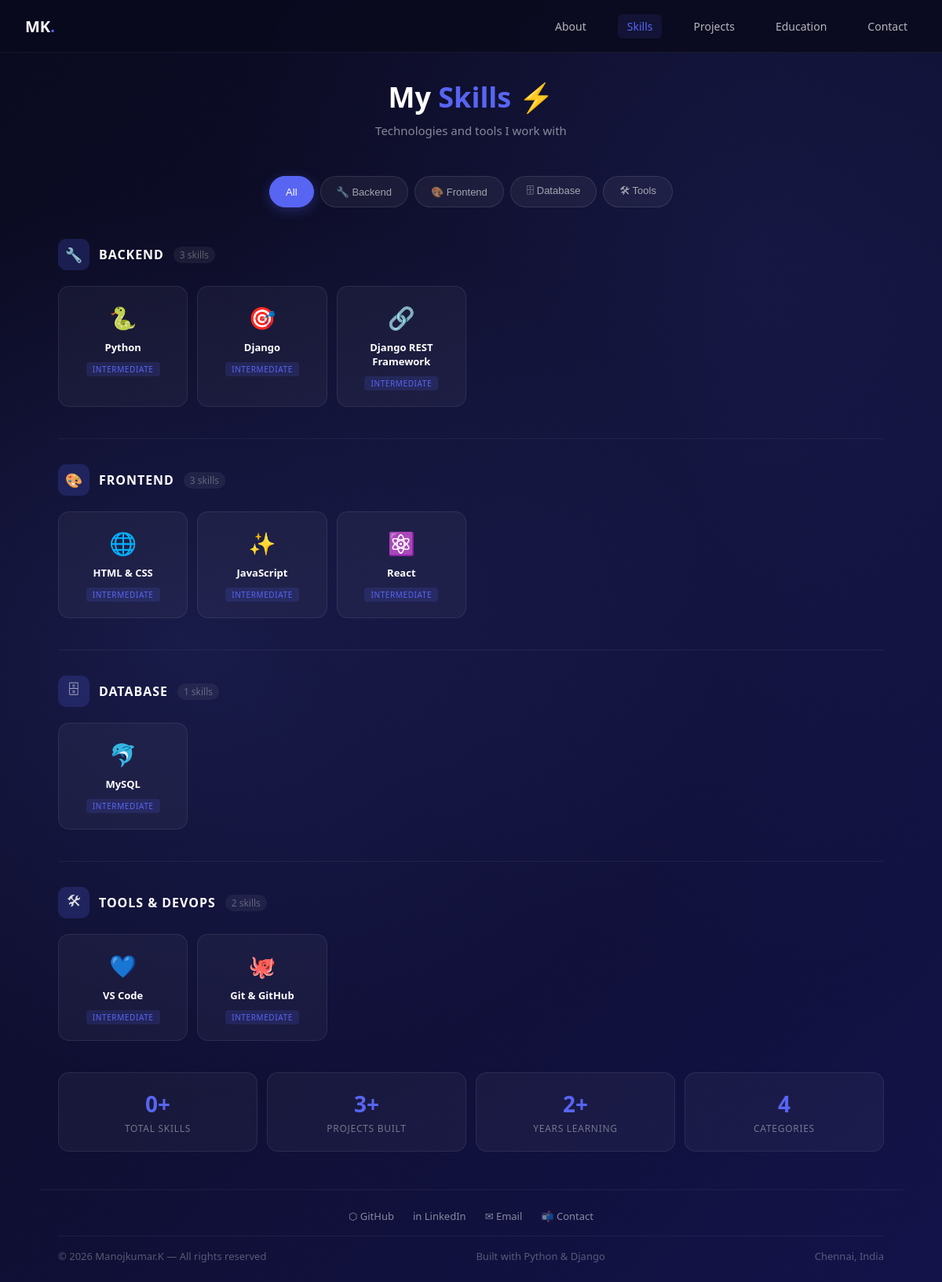
Screenshot of /skills/ with the database file from the repository.
### home/models.py (models this page shows, shortened)
class Skill(models.Model):
    CATEGORY_CHOICES = [
        ('backend','Backend'),
        ('frontend','Frontend'),
        ('database','Database'),
        ('tools','Tools'),
    ]
    name = models.CharField(max_length=100)
    category = models.CharField(max_length=50, choices=CATEGORY_CHOICES)
    order = models.PositiveIntegerField(default=0)
    class Meta:
        ordering = ['order']

class Profile(models.Model):
    name = models.CharField(max_length=100)
    tagline = models.CharField(max_length=200)
    bio = models.TextField()
    location = models.CharField(max_length=100)
    email = models.EmailField(blank=True)
    github = models.URLField(blank=True)
    linkedin = models.URLField(blank=True)
    portfolio_photo = models.ImageField(upload_to='profile/', blank=True, null=True)

### home/views.py (the view)
# urls.py: path('skills/', views.skills, name='skills'),
def skills(request):
    profile = Profile.objects.first()
    skill_set = Skill.objects.all()
    categories = ['backend', 'frontend', 'database', 'tools']
    skill_groups = {cat:skill_set.filter(category=cat) for cat in categories}
    return render(request, 'home/skills.html', {'profile': profile, 'skill_groups': skill_groups})

### home/templates/home/skills.html (shortened to what this page needs)
{% extends 'home/base.html' %}
{% block content %}
<div class="skills-header">
  <h1>My <span>Skills</span> ⚡</h1>
  <p>Technologies and tools I work with</p>
</div>
<div class="category-tabs">
  <button class="tab-btn active" onclick="filterSkills('all')">All</button>
  <button class="tab-btn" onclick="filterSkills('backend')">🔧 Backend</button>
  <button class="tab-btn" onclick="filterSkills('frontend')">🎨 Frontend</button>
  <button class="tab-btn" onclick="filterSkills('database')">🗄 Database</button>
  <button class="tab-btn" onclick="filterSkills('tools')">🛠 Tools</button>
</div>
<div class="skills-section" data-category="backend">
  <div class="skills-section-header">
    <div class="skills-section-icon">🔧</div>
    <div class="skills-section-title">Backend</div>
    <div class="skills-section-count">
      {{ skill_groups.backend|length }} skills
    </div>
  </div>
  <div class="skills-cards-grid">
    {% for skill in skill_groups.backend %}
    <div class="skill-card">
      <div class="skill-card-icon">
        {% if skill.name == 'Python' %}🐍
        {% elif skill.name == 'Django' %}🎯
        {% elif 'REST' in skill.name %}🔗
        {% else %}⚙️{% endif %}
      </div>
      <div class="skill-card-name">{{ skill.name }}</div>
      <div class="skill-card-level">Intermediate</div>
    </div>
    {% endfor %}
  </div>
</div>
<hr class="skills-divider">
<div class="skills-section" data-category="frontend">
  <div class="skills-section-header">
    <div class="skills-section-icon">🎨</div>
    <div class="skills-section-title">Frontend</div>
    <div class="skills-section-count">
      {{ skill_groups.frontend|length }} skills
    </div>
  </div>
  <div class="skills-cards-grid">
    {% for skill in skill_groups.frontend %}
    <div class="skill-card">
      <div class="skill-card-icon">
        {% if skill.name == 'JavaScript' %}✨
        {% elif 'HTML' in skill.name %}🌐
        {% elif skill.name == 'React' %}⚛️
        {% elif skill.name == 'Bootstrap' %}🅱️
        {% else %}🎨{% endif %}
      </div>
      <div class="skill-card-name">{{ skill.name }}</div>
      <div class="skill-card-level">Intermediate</div>
    </div>
    {% endfor %}
  </div>
</div>
<hr class="skills-divider">
<div class="skills-section" data-category="database">
  <div class="skills-section-header">
    <div class="skills-section-icon">🗄</div>
    <div class="skills-section-title">Database</div>
    <div class="skills-section-count">
      {{ skill_groups.database|length }} skills
    </div>
  </div>
  <div class="skills-cards-grid">
    {% for skill in skill_groups.database %}
    <div class="skill-card">
      <div class="skill-card-icon">
        {% if skill.name == 'MySQL' %}🐬
        {% elif skill.name == 'SQLite' %}💾
        {% elif 'Mongo' in skill.name %}🍃
        {% else %}🗄{% endif %}
      </div>
      <div class="skill-card-name">{{ skill.name }}</div>
      <div class="skill-card-level">Intermediate</div>
    </div>
    {% endfor %}
  </div>
</div>
<hr class="skills-divider">
<div class="skills-section" data-category="tools">
  <div class="skills-section-header">
    <div class="skills-section-icon">🛠</div>
    <div class="skills-section-title">Tools & DevOps</div>
    <div class="skills-section-count">
      {{ skill_groups.tools|length }} skills
    </div>
  </div>
  <div class="skills-cards-grid">
    {% for skill in skill_groups.tools %}
    <div class="skill-card">
      <div class="skill-card-icon">
        {% if 'Git' in skill.name %}🐙
        {% elif 'VS' in skill.name %}💙
        {% elif 'Docker' in skill.name %}🐳
        {% elif 'Linux' in skill.name %}🐧
        {% else %}🛠{% endif %}
      </div>
      <div class="skill-card-name">{{ skill.name }}</div>
      <div class="skill-card-level">Intermediate</div>
    </div>
    {% endfor %}
  </div>
</div>
<div class="skills-stats">
  <div class="skill-stat">
    <div class="skill-stat-value">
      {{ skill_groups.backend|length|add:skill_groups.frontend|length|add:skill_groups.database|length|add:skill_groups.tools|length }}+
    </div>
    <div class="skill-stat-label">Total Skills</div>
  </div>
  <div class="skill-stat">
    <div class="skill-stat-value">3+</div>
    <div class="skill-stat-label">Projects Built</div>
  </div>
  <div class="skill-stat">
    <div class="skill-stat-value">2+</div>
    <div class="skill-stat-label">Years Learning</div>
  </div>
  <div class="skill-stat">
    <div class="skill-stat-value">4</div>
    <div class="skill-stat-label">Categories</div>
  </div>
</div>
{% endblock %}

### home/templates/home/base.html (shortened to what this page needs)
<!DOCTYPE html>
<html lang="en">
<head>
</head>
<body>
<div class="stars" id="stars"></div>
<nav>
  <a href="/" class="logo">MK<span>.</span></a>
  <div class="nav-links">
    <a href="/" class="{% if request.resolver_match.url_name == 'home' %}active{% endif %}">About</a>
    <a href="/skills/" class="{% if request.resolver_match.url_name == 'skills' %}active{% endif %}">Skills</a>
    <a href="/projects/" class="{% if request.resolver_match.url_name == 'projects' %}active{% endif %}">Projects</a>
    <a href="/education/" class="{% if request.resolver_match.url_name == 'education' %}active{% endif %}">Education</a>
    <a href="/contact/" class="{% if request.resolver_match.url_name == 'contact' %}active{% endif %}">Contact</a>
  </div>
</nav>
<div class="wrap">
  {% block content %}{% endblock %}
</div>
<footer>
  <div style="text-align:center; width:100%;">
    <div style="display:flex; justify-content:center; gap:1.5rem; margin-bottom:1rem;">
      {% if profile.github %}
        <a href="{{ profile.github }}" target="_blank"
           style="color:rgba(255,255,255,0.5); text-decoration:none; font-size:13px; transition:color 0.2s;"
           onmouseover="this.style.color='#5865F2'" onmouseout="this.style.color='rgba(255,255,255,0.5)'">
          ⬡ GitHub
        </a>
      {% endif %}
      {% if profile.linkedin %}
        <a href="{{ profile.linkedin }}" target="_blank"
           style="color:rgba(255,255,255,0.5); text-decoration:none; font-size:13px; transition:color 0.2s;"
           onmouseover="this.style.color='#5865F2'" onmouseout="this.style.color='rgba(255,255,255,0.5)'">
          in LinkedIn
        </a>
      {% endif %}
      <a href="mailto:{{ profile.email }}"
         style="color:rgba(255,255,255,0.5); text-decoration:none; font-size:13px; transition:color 0.2s;"
         onmouseover="this.style.color='#5865F2'" onmouseout="this.style.color='rgba(255,255,255,0.5)'">
        ✉ Email
      </a>
      <a href="/contact/"
         style="color:rgba(255,255,255,0.5); text-decoration:none; font-size:13px; transition:color 0.2s;"
         onmouseover="this.style.color='#5865F2'" onmouseout="this.style.color='rgba(255,255,255,0.5)'">
        📬 Contact
      </a>
    </div>
    <div style="border-top:1px solid rgba(255,255,255,0.06); margin-bottom:1rem;"></div>
    <div style="display:flex; justify-content:space-between; align-items:center; flex-wrap:wrap; gap:8px;">
      <span>© 2026 {{ profile.name }} — All rights reserved</span>
      <span>Built with  Python & Django</span>
      <span> Chennai, India</span>
    </div>
  </div>
</footer>
</body>
</html>

### home/templates/home/base.html (style rules this page uses)
* { box-sizing: border-box; margin: 0; padding: 0; }
body { font-family: 'Segoe UI', sans-serif; background: #0e0e2c; color: #DBDEE1; position: relative; overflow-x: hidden; }
body::before { content: ''; position: fixed; top: 0; left: 0; width: 100%; height: 100%; background: radial-gradient(ellipse at 20% 50%, rgba(88,101,242,0.15) 0%, transparent 50%), radial-gradient(ellipse at 80% 20%, rgba(88,101,242,0.1) 0%, transparent 50%), linear-gradient(135deg, #0a0a1f 0%, #0e0e2c 40%, #13134a 100%); z-index: -1; pointer-events: none; }
.stars { position: fixed; top: 0; left: 0; width: 100%; height: 100%; pointer-events: none; z-index: 0; }
nav { position: sticky; top: 0; z-index: 100; background: rgba(10,10,31,0.92); backdrop-filter: blur(10px); border-bottom: 1px solid rgba(255,255,255,0.06); display: flex; justify-content: space-between; align-items: center; padding: 1.1rem 2rem; }
.logo { font-size: 20px; font-weight: 700; color: #FFFFFF; text-decoration: none; }
.logo span { color: #5865F2; }
.nav-links { display: flex; gap: 1.75rem; font-size: 14px; }
.nav-links a { text-decoration: none; color: rgba(255,255,255,0.7); transition: color 0.2s; padding: 6px 12px; border-radius: 6px; }
.nav-links a.active { color: #5865F2; background: rgba(88,101,242,0.1); }
.wrap { max-width: 1100px; margin: 0 auto; padding: 2rem 1.5rem 3rem; position: relative; z-index: 1; }
footer { padding: 1.5rem 0; border-top: 1px solid rgba(255,255,255,0.06); display: flex; justify-content: center; align-items: center; gap: 2rem; font-size: 13px; color: rgba(255,255,255,0.3); position: relative; z-index: 1; max-width: 1100px; margin: 0 auto; padding: 1.5rem; }

### home/templates/home/skills.html (style rules this page uses)
.skills-header { text-align: center; margin-bottom: 3rem; animation: fadeUp 0.6s ease both; }
.skills-header h1 { font-size: 36px; font-weight: 700; color: #FFFFFF; margin-bottom: 0.5rem; }
.skills-header h1 span { color: #5865F2; }
.skills-header p { font-size: 15px; color: rgba(255,255,255,0.5); }
.category-tabs { display: flex; gap: 8px; flex-wrap: wrap; justify-content: center; margin-bottom: 2.5rem; animation: fadeUp 0.6s 0.1s ease both; }
.tab-btn { padding: 8px 20px; border-radius: 20px; font-size: 13px; font-weight: 500; cursor: pointer; border: 1px solid rgba(255,255,255,0.1); background: rgba(255,255,255,0.05); color: rgba(255,255,255,0.6); transition: all 0.2s; }
.tab-btn:hover, .tab-btn.active { background: #5865F2; border-color: #5865F2; color: #FFFFFF; box-shadow: 0 4px 16px rgba(88,101,242,0.3); }
.skills-section { margin-bottom: 2.5rem; animation: fadeUp 0.6s ease both; }
.skills-section-header { display: flex; align-items: center; gap: 12px; margin-bottom: 1.25rem; }
.skills-section-icon { width: 40px; height: 40px; background: rgba(88,101,242,0.2); border-radius: 10px; display: flex; align-items: center; justify-content: center; font-size: 18px; }
.skills-section-title { font-size: 16px; font-weight: 600; color: #FFFFFF; text-transform: uppercase; letter-spacing: 0.06em; }
.skills-section-count { font-size: 12px; color: rgba(255,255,255,0.3); background: rgba(255,255,255,0.06); border-radius: 10px; padding: 2px 8px; }
.skills-cards-grid { display: grid; grid-template-columns: repeat(auto-fill, minmax(160px, 1fr)); gap: 12px; }
.skill-card { background: rgba(255,255,255,0.04); border: 1px solid rgba(255,255,255,0.08); border-radius: 14px; padding: 1.25rem 1rem; text-align: center; transition: all 0.3s cubic-bezier(0.16, 1, 0.3, 1); cursor: default; animation: fadeUp 0.5s ease both; }
.skill-card-icon { font-size: 28px; margin-bottom: 10px; }
.skill-card-name { font-size: 13px; font-weight: 600; color: #FFFFFF; margin-bottom: 6px; }
.skill-card-level { font-size: 10px; text-transform: uppercase; letter-spacing: 0.06em; color: #5865F2; background: rgba(88,101,242,0.15); border-radius: 4px; padding: 2px 8px; display: inline-block; }
.skills-divider { border: none; border-top: 1px solid rgba(255,255,255,0.06); margin: 2rem 0; }
.skills-stats { display: grid; grid-template-columns: repeat(auto-fit, minmax(140px, 1fr)); gap: 12px; margin-top: 2rem; animation: fadeUp 0.6s 0.3s ease both; }
.skill-stat { background: rgba(255,255,255,0.04); border: 1px solid rgba(255,255,255,0.08); border-radius: 14px; padding: 1.25rem; text-align: center; transition: all 0.2s; }
.skill-stat-value { font-size: 28px; font-weight: 700; color: #5865F2; margin-bottom: 4px; }
.skill-stat-label { font-size: 12px; color: rgba(255,255,255,0.4); text-transform: uppercase; letter-spacing: 0.06em; }

### rows the page displays
Skill: name "Python"
Skill: name "Django"
Skill: name "Django REST Framework"
Skill: name "HTML & CSS"
Skill: name "JavaScript"
Skill: name "React"
Skill: name "MySQL"
Skill: name "VS Code"
Skill: name "Git & GitHub"
Profile: name "Manojkumar.K"

### other values shown
{{ skill_groups.backend|length }} "3"
{{ skill_groups.frontend|length }} "3"
{{ skill_groups.database|length }} "1"
{{ skill_groups.tools|length }} "2"
